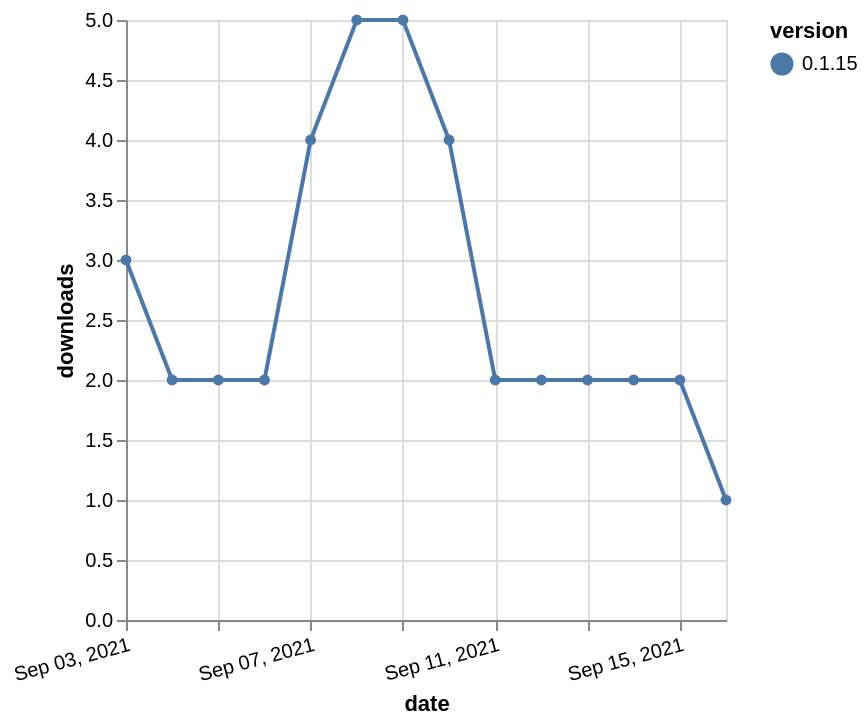

The specification (Vega-Lite) saved for this image:
### Vega-Lite specification from a JSON file in a GitHub repository (floating-point values rounded to 4 significant figures)
{"$schema": "https://vega.github.io/schema/vega-lite/v5.json", "description": "A simple bar chart with embedded data.", "data": {"values": [{"date": "2021-09-03", "total": 3248, "delta": 3, "version": "0.1.15"}, {"date": "2021-09-04", "total": 3250, "delta": 2, "version": "0.1.15"}, {"date": "2021-09-05", "total": 3252, "delta": 2, "version": "0.1.15"}, {"date": "2021-09-06", "total": 3254, "delta": 2, "version": "0.1.15"}, {"date": "2021-09-07", "total": 3258, "delta": 4, "version": "0.1.15"}, {"date": "2021-09-08", "total": 3263, "delta": 5, "version": "0.1.15"}, {"date": "2021-09-09", "total": 3268, "delta": 5, "version": "0.1.15"}, {"date": "2021-09-10", "total": 3272, "delta": 4, "version": "0.1.15"}, {"date": "2021-09-11", "total": 3274, "delta": 2, "version": "0.1.15"}, {"date": "2021-09-12", "total": 3276, "delta": 2, "version": "0.1.15"}, {"date": "2021-09-13", "total": 3278, "delta": 2, "version": "0.1.15"}, {"date": "2021-09-14", "total": 3280, "delta": 2, "version": "0.1.15"}, {"date": "2021-09-15", "total": 3282, "delta": 2, "version": "0.1.15"}, {"date": "2021-09-16", "total": 3283, "delta": 1, "version": "0.1.15"}]}, "width": "container", "mark": {"type": "line", "point": {"filled": true}}, "encoding": {"x": {"field": "date", "type": "temporal", "timeUnit": "yearmonthdate", "title": "date", "axis": {"labelAngle": -15}}, "y": {"field": "delta", "type": "quantitative", "title": "downloads"}, "color": {"field": "version", "type": "nominal"}, "tooltip": {"field": "delta"}}}
